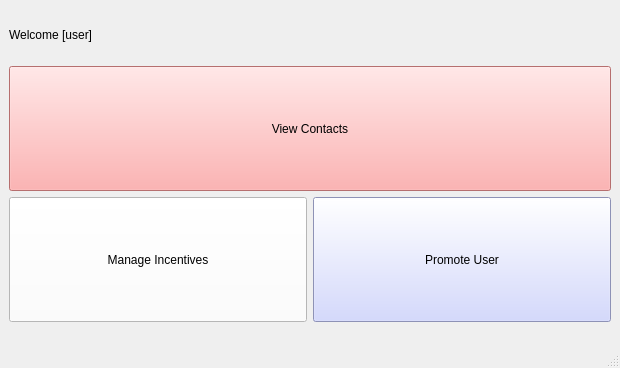
<?xml version="1.0" encoding="UTF-8"?>
<ui version="4.0">
 <class>AdminPortal</class>
 <widget class="QMainWindow" name="AdminPortal">
  <property name="geometry">
   <rect>
    <x>0</x>
    <y>0</y>
    <width>620</width>
    <height>368</height>
   </rect>
  </property>
  <property name="windowTitle">
   <string>MainWindow</string>
  </property>
  <widget class="QWidget" name="centralwidget">
   <layout class="QVBoxLayout" name="verticalLayout_2">
    <item>
     <widget class="QLabel" name="welcome_label">
      <property name="maximumSize">
       <size>
        <width>16777215</width>
        <height>25</height>
       </size>
      </property>
      <property name="text">
       <string>Welcome [user]</string>
      </property>
     </widget>
    </item>
    <item>
     <layout class="QVBoxLayout" name="verticalLayout">
      <item>
       <widget class="QPushButton" name="viewContacts_button">
        <property name="minimumSize">
         <size>
          <width>0</width>
          <height>125</height>
         </size>
        </property>
        <property name="styleSheet">
         <string notr="true">background-color: rgb(255, 155, 155);</string>
        </property>
        <property name="text">
         <string>View Contacts</string>
        </property>
       </widget>
      </item>
      <item>
       <layout class="QHBoxLayout" name="horizontalLayout">
        <item>
         <widget class="QPushButton" name="incentives_button">
          <property name="minimumSize">
           <size>
            <width>0</width>
            <height>125</height>
           </size>
          </property>
          <property name="styleSheet">
           <string notr="true">background-color:  rgb(255, 255, 255)</string>
          </property>
          <property name="text">
           <string>Manage Incentives</string>
          </property>
         </widget>
        </item>
        <item>
         <widget class="QPushButton" name="promote_button">
          <property name="minimumSize">
           <size>
            <width>0</width>
            <height>125</height>
           </size>
          </property>
          <property name="styleSheet">
           <string notr="true">background-color: rgb(199, 205, 255)</string>
          </property>
          <property name="text">
           <string>Promote User</string>
          </property>
         </widget>
        </item>
       </layout>
      </item>
     </layout>
    </item>
   </layout>
  </widget>
  <widget class="QMenuBar" name="menubar">
   <property name="geometry">
    <rect>
     <x>0</x>
     <y>0</y>
     <width>620</width>
     <height>22</height>
    </rect>
   </property>
  </widget>
  <widget class="QStatusBar" name="statusbar"/>
 </widget>
 <resources/>
 <connections/>
</ui>
